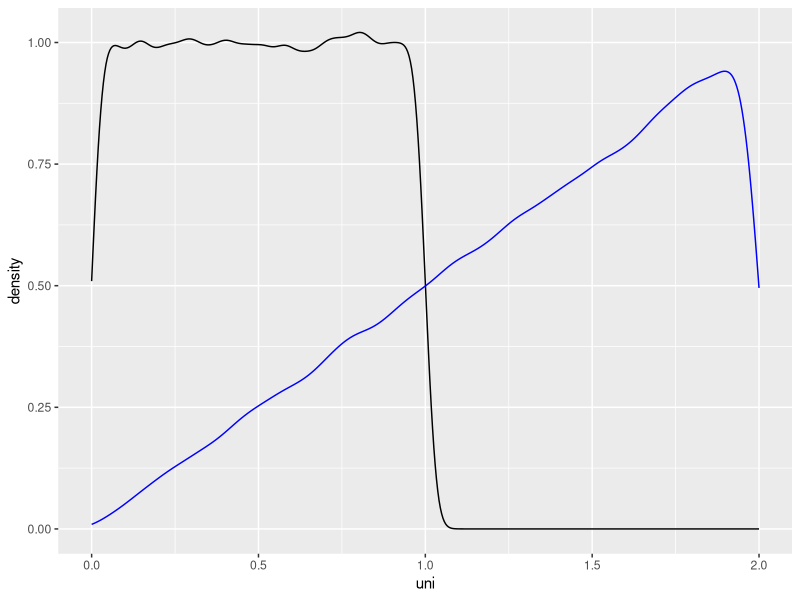

Here is the R script that generated this plot:
## ---- chunk 1
knitr::opts_chunk$set(echo = TRUE)
library('tidyverse')
## ---- chunk 2
set.seed(10212018)

samples <- 100000

df <- data_frame(uni = runif(samples)) %>%
  mutate(
    dist = 2*sqrt(uni)
  )

head(df)
## ---- chunk 3
df %>% ggplot() + 
  geom_density(aes(x = uni)) +
  geom_density(aes(x = dist), colour = "blue")

df %>% summarise_all(funs(mean))
